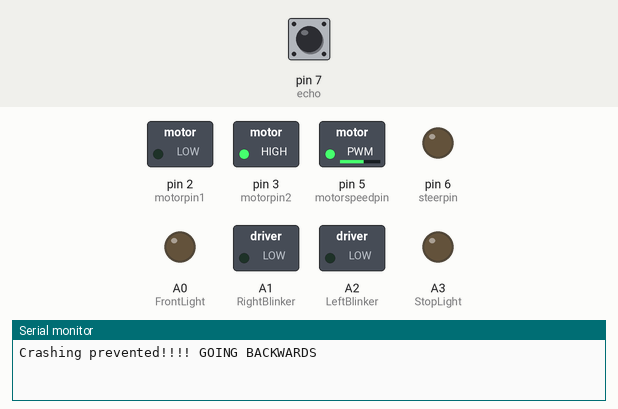
The sketch below on a simulated Arduino Uno, built with avr-gcc and run on an emulated ATmega328P. Shown: switched loads named in the sketch (green lamp = pin HIGH), output pins drawn as LEDs (lit = HIGH), the last lines printed to the serial monitor. The test bench sets the inputs (shaded band); at power-on: pin 7 (echo) LOW. No radio packets arrive unless stated; pins used as bus, display or sensor lines are not drawn.

Above: at 1.2 s.
1.3 s: pin 7 (echo) pulsed HIGH 2 times (0.12 s each, 0.3 s apart)
At 2.1 s:
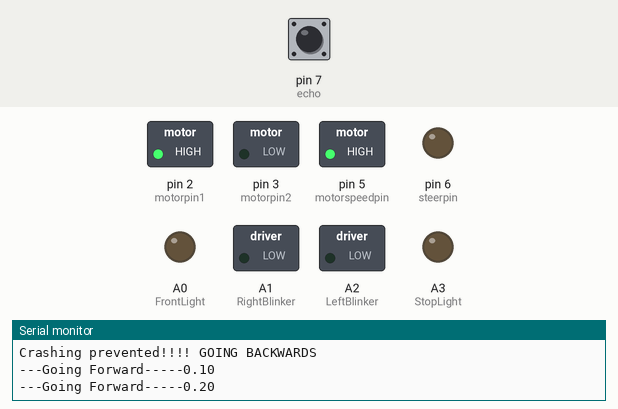
4.2 s: pin 7 (echo) pulsed HIGH 5 times (0.12 s each, 0.3 s apart)
At 5.7 s:
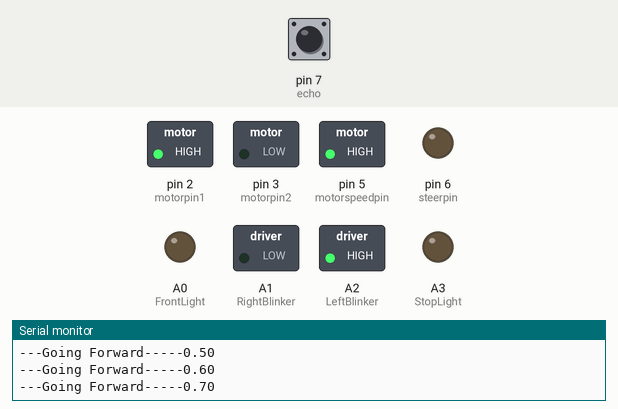
At 7.9 s:
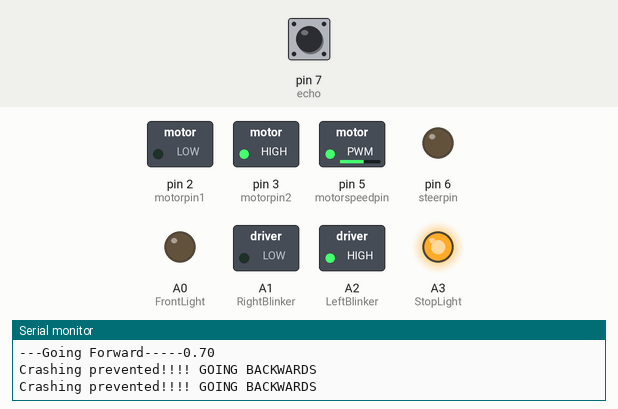
Timing chart, 0 to 9.4 s (numbered marks = the images above; inputs shaded):
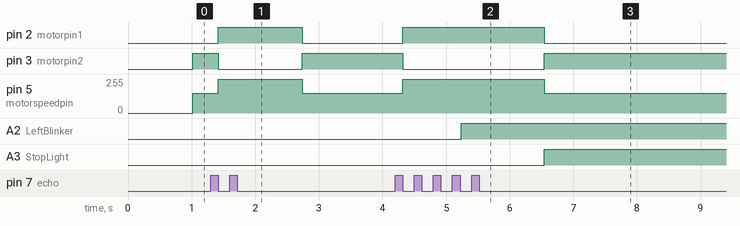

The sketch:

RCAR_Car.ino
```cpp
#include <RF24.h>
#include <RF24_config.h>
#include <nRF24L01.h>
#include <printf.h>

#include <RF24.h>
#include <RF24_config.h>
#include <nRF24L01.h>
#include <printf.h>
#include <SPI.h>

#define FrontLight A0
#define RightBlinker A1
#define LeftBlinker A2
#define StopLight A3

#define motorpin1 2
#define motorpin2 3
#define motorspeedpin 5
#define steerpin 6
#define trig 4
#define echo 7
#define CE 9
#define CSN 10
#define IRQ_PIN 8

RF24 radio(CE, CSN);  // CE, CSN


int motorValue;
int steeringValue;
int servoValue;
int servoAngle;
int speed;
int motorSpeed;
int Xvalue, Yvalue;
long CrashingDistance = 5;

String drivingStatus;
float counter;
float counterdif;
bool LightsOn;
int HeadLihgt;


const byte address[6] = "00002";

void setup() {

  // Radio SETUP
  radio.begin();
  Serial.begin(9600);

  if (!radio.begin()) {
    Serial.println(F("radio hardware not responding!"));
    while (1) {}  // hold program in infinite loop to prevent subsequent errors
  }
  radio.openReadingPipe(1, address);

  radio.setPALevel(RF24_PA_MIN);
  radio.setDataRate(RF24_1MBPS);

  radio.startListening();

  pinMode(IRQ_PIN, INPUT);
  attachInterrupt(digitalPinToInterrupt(IRQ_PIN), isrCallbackFunction, FALLING);

  // other Setups

  pinMode(motorpin1, OUTPUT);
  pinMode(motorpin2, OUTPUT);

  pinMode(steerpin, OUTPUT);

  pinMode(trig, OUTPUT);
  pinMode(echo, INPUT);

  //lights
  pinMode(FrontLight, OUTPUT);
  pinMode(RightBlinker, OUTPUT);
  pinMode(LeftBlinker, OUTPUT);
  pinMode(StopLight, OUTPUT);
}

void loop() {

  //creating a counter
  if (counter <= 0) {
    counterdif = +0.1;
  }
  if (counter >= 2) {
    counterdif = -0.1;
  }
  counter = counter + counterdif;


  //receiving  values from remote controller
  isrCallbackFunction();

  if (radio.available()) {

    int values[] = { Xvalue, Yvalue, HeadLihgt };


    radio.read(&values, sizeof(values));

    Serial.print("X Value :");
    Serial.print(values[0]);
    Serial.print("---------");
    Serial.print("Y Value :");
    Serial.print(values[1]);
    Serial.print("----");
    Serial.print(values[2]);

    motorValue = values[1];
    steeringValue = values[0];
    HeadLihgt = values[2];
  }


  //avoid crash
  while (Distance() < CrashingDistance) {  // 10 yerine Distance() fonksiyonu yerleştirmek mesafe sensörünü aktive eder
    Backward();
    SpeedUp(150);

    //stopLights
    if (counter > 0.5 and counter < 1.5) {
      digitalWrite(StopLight, HIGH);
    } else {
      digitalWrite(StopLight, LOW);
    }
    Serial.println("Crashing prevented!!!! GOING BACKWARDS");
  }


  //setting dc motor direction and speed
  if (motorValue <= 470) {

    motorSpeed = map(motorValue, 0, 470, 255, 0);
    Forward();
    SpeedUp(motorSpeed);

    //stoplights off
    digitalWrite(StopLight, LOW);
    drivingStatus = "Going Forward";

  } else if (motorValue >= 570) {

    motorSpeed = map(motorValue, 570, 1023, 0, 255);
    Backward();
    SpeedUp(motorSpeed);

    //stopLights
    if (counter > 0.5 and counter < 1.5) {
      digitalWrite(StopLight, HIGH);
    } else {
      digitalWrite(StopLight, LOW);
    }
    drivingStatus = "Going Backwards";

  } else {
    Stop();

    //stoplights off
    digitalWrite(StopLight, LOW);
    drivingStatus = "Stopped";
  }

  //setting servo motor angle
  Steer(steeringValue);

  //blinkers and Lihts
  if (counter > 0.5 and counter < 1.5) {
    LightsOn = true;
  } else {
    LightsOn = false;
  }

  //blinkers
  if (steeringValue < 340 and LightsOn) {
    digitalWrite(LeftBlinker, HIGH);
  } else if (steeringValue > 660 and LightsOn) {
    digitalWrite(RightBlinker, HIGH);
  } else {
    digitalWrite(RightBlinker, LOW);
    digitalWrite(LeftBlinker, LOW);
  }

  //headlight
  if (HeadLihgt == 1) {
    digitalWrite(FrontLight, HIGH);
  } else {
    digitalWrite(FrontLight, LOW);
  }

  //Serial Screen
  Serial.print("---");
  Serial.print(drivingStatus);
  Serial.print("-----");
  Serial.println(counter);
}


void Forward() {

  digitalWrite(motorpin1, HIGH);
  digitalWrite(motorpin2, LOW);
}

void Backward() {

  digitalWrite(motorpin1, LOW);
  digitalWrite(motorpin2, HIGH);
}

void SpeedUp(int speed) {
  analogWrite(motorspeedpin, speed);
}

void Stop() {
  analogWrite(motorspeedpin, 0);
}

void Steer(int steeringValue) {

  static int servolowerLimit = 1350;
  static int servoupperLimit = 1950;
  servoAngle = map(steeringValue, 0, 1023, servoupperLimit, servolowerLimit);

  if (steeringValue > 490 and steeringValue < 510) {
    servoAngle = 1650;
  } else {

    //servoAngle = map(steeringValue, 0, 1023, 1850, 1350);
  }

  // servoAngle = map(steeringValue, 0, 1023, 700, 2500); (180 derece icin)
  // or 70 vs 130

  digitalWrite(steerpin, HIGH);
  delayMicroseconds(servoAngle);

  digitalWrite(steerpin, LOW);

  delayMicroseconds(servoupperLimit - servoAngle);

  delayMicroseconds(3000 - servoupperLimit);
  delay(17);
}
void Blinker() {
}


long Distance() {

  static long pulsetime;
  static long distance;

  digitalWrite(trig, LOW);

  delayMicroseconds(2);

  digitalWrite(trig, HIGH);

  delayMicroseconds(10);

  pulsetime = pulseIn(echo, HIGH);

  distance = pulsetime * 0.01724;  // distance constant
  return distance;
}


void isrCallbackFunction() {
  bool tx_ds, tx_df, rx_dr;
  radio.whatHappened(tx_ds, tx_df, rx_dr);  // resets the IRQ pin to HIGH radio.available(); // returned data should now be reliable
}
```

Measured:
- after the input at 1.3 s, pin 2 (motorpin1): LOW → HIGH after 0.12 s, → LOW 1.3 s later; pin 3 (motorpin2): HIGH → LOW after 0.12 s, → HIGH 1.3 s later; pin 5 (motorspeedpin): 150/255 → 255/255 after 0.12 s, → 150/255 1.3 s later
- after the input at 4.2 s, pin 2 (motorpin1): LOW → HIGH after 0.12 s, → LOW 2.2 s later; pin 3 (motorpin2): HIGH → LOW after 0.12 s, → HIGH 2.2 s later; pin 5 (motorspeedpin): 150/255 → 255/255 after 0.12 s, → 150/255 2.2 s later; A2 (LeftBlinker): LOW → HIGH after 1.0 s; A3 (StopLight): LOW → HIGH after 2.3 s
